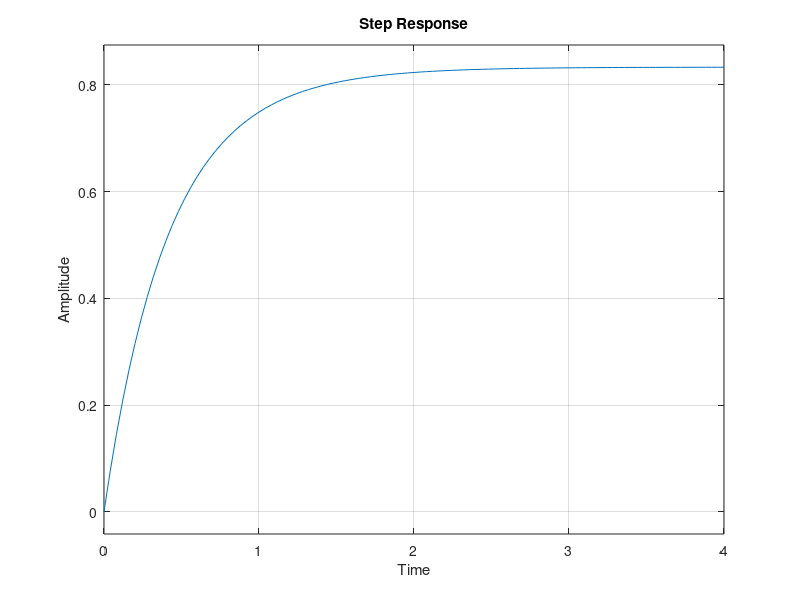

Write MATLAB code to recreate this figure.
numerator = [2, 5];
denominator = conv([1, 2], [1, 3]); 
sys = tf(numerator, denominator);

figure;
step(sys);
title('Step Response');
xlabel('Time');
ylabel('Amplitude');